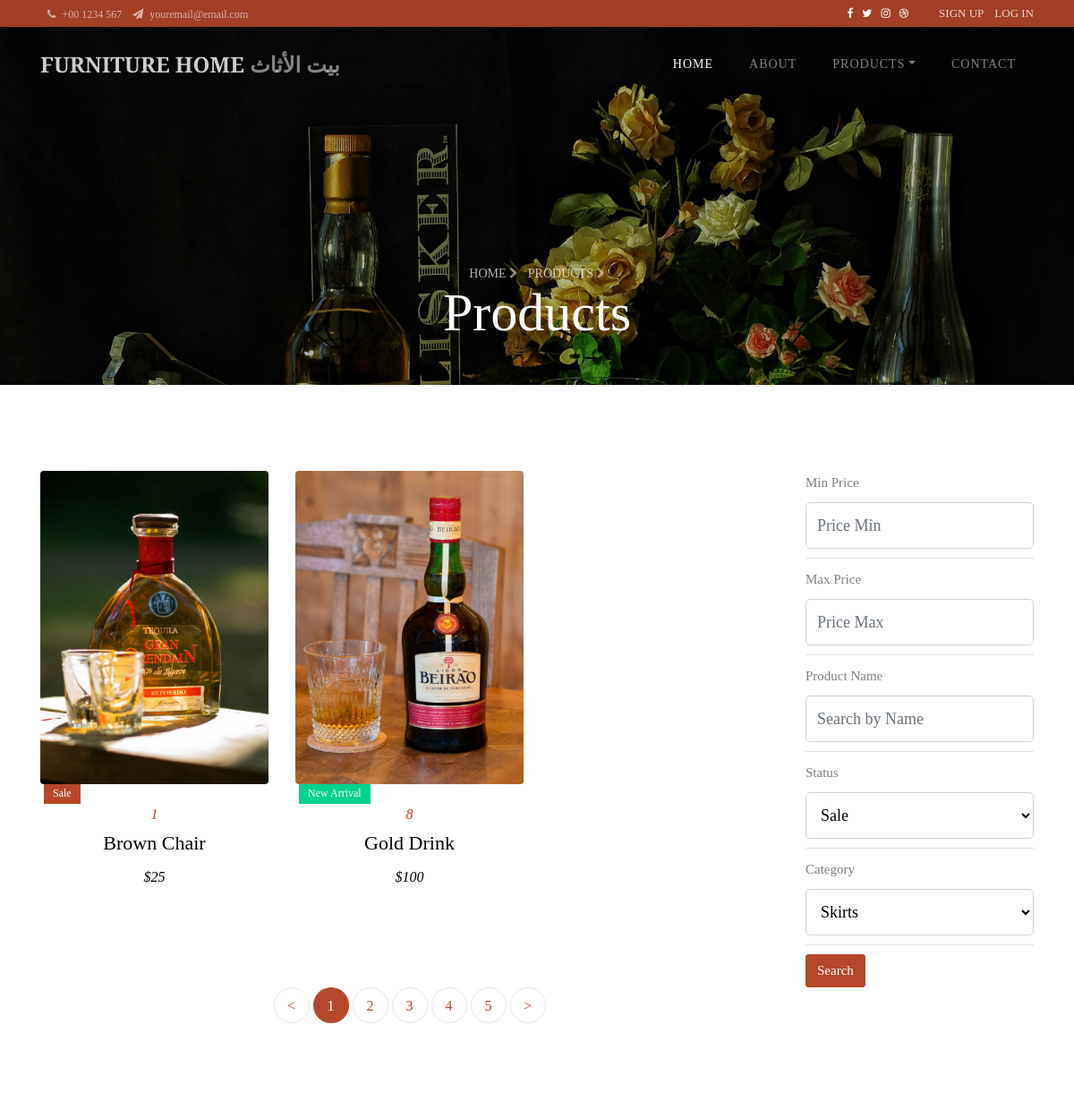
/store/products (upper part), run on an earlier commit of the app's database.
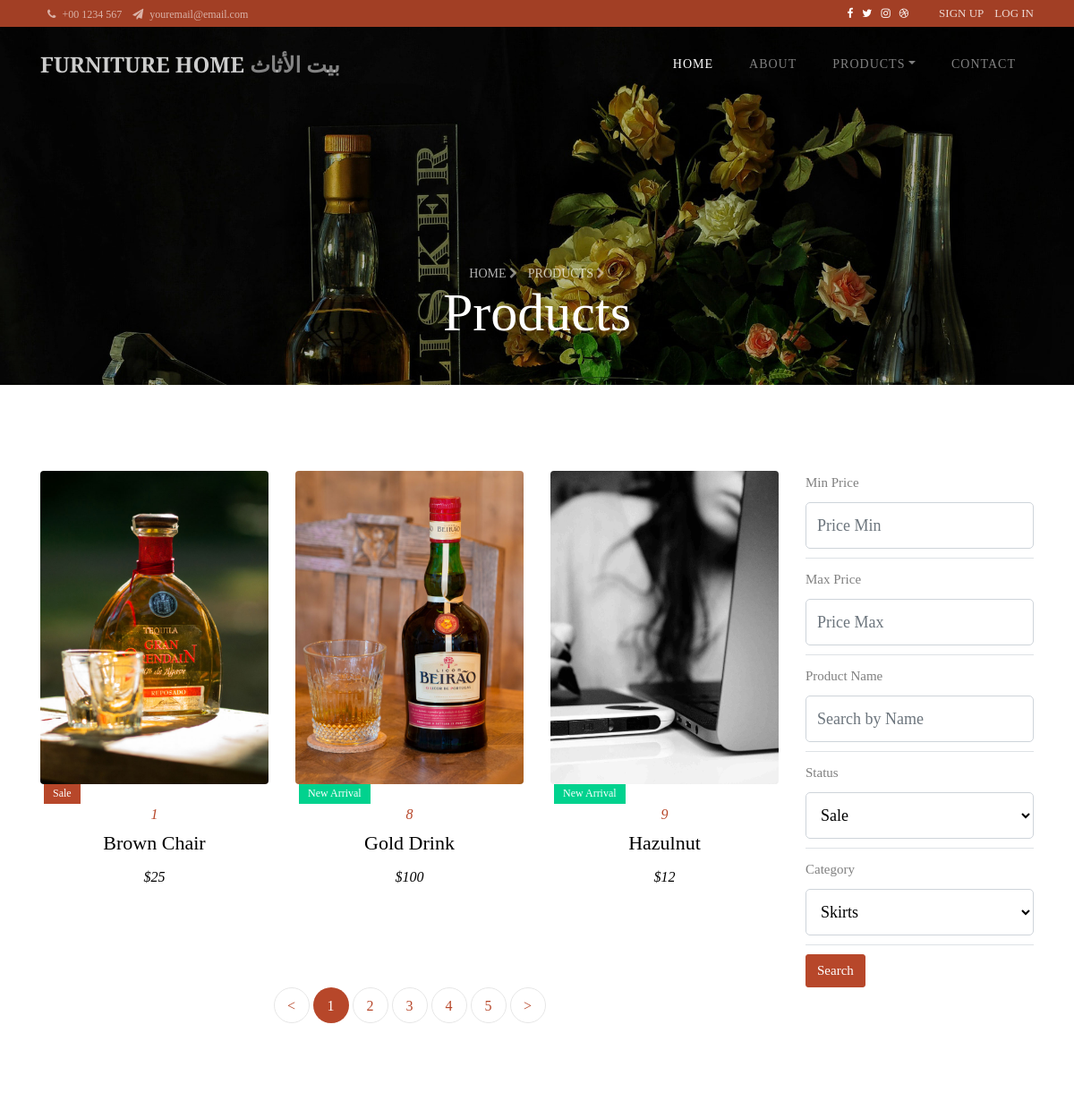
And on a later commit of the database.
### store/models.py (models this page shows, shortened)
class Products(models.Model):
    STATUS_CHOICES = (
        (1, 'sale'),
        (2, 'new arrival'),
        (3, 'best seller'),
    )
    CATEGORY_CHOICES = (
        (1, 'Skirts'),
        (2, 'Panatlon'),
        (3, 'T-shirt'),
        (4, 'SweatShirt'),
        (5, 'pullover'),
    )
    category = models.SmallIntegerField(null=True, blank=True, choices=CATEGORY_CHOICES)
    name = models.CharField(max_length=255, null=True)
    price = models.IntegerField(null=True)
    quantity = models.IntegerField(null=True)
    image = models.ImageField(max_length=100, null=True)
    status = models.SmallIntegerField(null=True, blank=True, choices=STATUS_CHOICES)

### store/views.py (the view)
# urls.py: path('products', views.search_products, name='search-product'),
def search_products(request):
    products = models.Products.objects.all()
    prod_filter = fiters.ProductsFilter(request.GET, queryset=products)
    prods = prod_filter.qs
    context = {"products": prods, "myfilter": prod_filter}
    return render(request, 'store/products.html', context=context)

### store/templates/store/products.html (shortened to what this page needs)
{% extends 'main.html' %}
{% load static %}
{% block body %}
    <section class="hero-wrap hero-wrap-2" style="background-image: url('../../../static/images/bg_2.jpg');"
             data-stellar-background-ratio="0.5">
        <div class="overlay"></div>
        <div class="container">
            <div class="row no-gutters slider-text align-items-end justify-content-center">
                <div class="col-md-9 ftco-animate mb-5 text-center">
                    <p class="breadcrumbs mb-0"><span class="mr-2"><a href="{% url 'home_page' %}">Home <i
                            class="fa fa-chevron-right"></i></a></span> <span>Products <i
                            class="fa fa-chevron-right"></i></span></p>
                    <h2 class="mb-0 bread">Products</h2>
                </div>
            </div>
        </div>
    </section>
    <section class="ftco-section">
        <div class="container">
            <div class="row">
                <div class="col-md-9">
                    <div class="row">
                        {% for product in products %}
                            <div class="col-md-4 d-flex">
                                <div class="product ftco-animate">
                                    <div class="img d-flex align-items-center justify-content-center"
                                         style="background-image: url('{{ product.image.url }}');">
                                    </div>
                                    <div class="text text-center">
                                        {% if product.status == 1 %}
                                            <span class="sale">Sale</span>
                                        {% elif product.status == 2 %}
                                            <span class="new">New Arrival</span>
                                        {% else %}
                                            <span class="seller">Best Seller</span>
                                        {% endif %}
                                        <span class="category">{{ product.quantity }}</span>
                                        <h2>{{ product.name }}</h2>
                                        <span class="price">${{ product.price }}</span>
                                    </div>
                                </div>
                            </div>
                        {% endfor %}
                    </div>
                    <div class="row mt-5">
                        <div class="col text-center">
                            <div class="block-27">
                                <ul>
                                    <li><a href="#">&lt;</a></li>
                                    <li class="active"><span>1</span></li>
                                    <li><a href="#">2</a></li>
                                    <li><a href="#">3</a></li>
                                    <li><a href="#">4</a></li>
                                    <li><a href="#">5</a></li>
                                    <li><a href="#">&gt;</a></li>
                                </ul>
                            </div>
                        </div>
                    </div>
                </div>
                <div class="col-md-3">
                    <div class="sidebar-box ftco-animate">
                        <div class="categories">
                            <form>
                                <ul class="p-0">
                                    <li>
                                        <div class="form-group">
                                            <label class="label" for="id_price_0">Min Price</label>
                                            <input type="number" class="form-control" name="price_min " id="id_price_0"
                                                   placeholder="Price Min">
                                        </div>
                                    </li>
                                    <li>
                                        <div class="form-group">
                                            <label class="label" for="id_price_1">Max Price</label>
                                            <input type="number" class="form-control" name="price_max " id="id_price_1"
                                                   placeholder="Price Max">
                                        </div>
                                    </li>
                                    <li>
                                        <div class="form-group">
                                            <label class="label" for="id_price_0">Product Name</label>
                                            <input type="text" class="form-control" name="name " id="id_name"
                                                   placeholder="Search by Name">
                                        </div>
                                    </li>
                                    <li>
                                        <div class="form-group">
                                            <label class="label" for="id_status">Status</label>
                                            <select class="form-control" id="id_status" name="status">
                                                <option value="1">Sale</option>
                                            </select>
                                        </div>
                                    </li>
                                    <li>
                                        <div class="form-group">
                                            <label class="label" for="id_category">Category</label>
                                            <select class="form-control" id="id_category" name="category">
                                                <option value="1">Skirts</option>
                                            </select>
                                        </div>
                                    </li>
                                    <li>
                                        <div class="form-group">
                                            <input type="submit" value="Search" class="btn btn-primary">
                                        </div>
                                    </li>
                                </ul>
                            </form>
                        </div>
                    </div>
                </div>
            </div>
        </div>
    </section>
{% endblock body %}

### templates/main.html (shortened to what this page needs)
<!DOCTYPE html>
{% load static %}
<html lang="en">
<head>
    <link rel="stylesheet" href="https://stackpath.bootstrapcdn.com/font-awesome/4.7.0/css/font-awesome.min.css">
    <link rel="stylesheet" href="{% static 'css/animate.css' %}">
    <link rel="stylesheet" href="{% static 'css/owl.carousel.min.css' %}">
    <link rel="stylesheet" href="{% static 'css/owl.theme.default.min.css' %}">
    <link rel="stylesheet" href="{% static 'css/magnific-popup.css' %}">
    <link rel="stylesheet" href="{% static 'css/flaticon.css' %}">
    <link rel="stylesheet" href="{% static 'css/style.css' %}">
</head>
<body>
{% include 'header.html' %}
{% block body %}
{% endblock body %}
</body>
</html>

### templates/header.html (shortened to what this page needs)
{% load static %}
<div class="wrap">
    <div class="container">
        <div class="row">
            <div class="col-md-6 d-flex align-items-center">
                <p class="mb-0 phone pl-md-2">
                    <a href="#" class="mr-2"><span class="fa fa-phone mr-1"></span> +00 1234 567</a>
                    <a href="#"><span class="fa fa-paper-plane mr-1"></span> youremail@email.com</a>
                </p>
            </div>
            <div class="col-md-6 d-flex justify-content-md-end">
                <div class="social-media mr-4">
                    <p class="mb-0 d-flex">
                        <a href="#" class="d-flex align-items-center justify-content-center"><span class="fa fa-facebook"><i class="sr-only">Facebook</i></span></a>
                        <a href="#" class="d-flex align-items-center justify-content-center"><span class="fa fa-twitter"><i class="sr-only">Twitter</i></span></a>
                        <a href="#" class="d-flex align-items-center justify-content-center"><span class="fa fa-instagram"><i class="sr-only">Instagram</i></span></a>
                        <a href="#" class="d-flex align-items-center justify-content-center"><span class="fa fa-dribbble"><i class="sr-only">Dribbble</i></span></a>
                    </p>
                </div>
                <div class="reg">
                    {% if request.user.first_name %}
                        <p class="mb-0"><a href="{% url 'signup' %}" class="mr-2">Sign Up</a> <a href="{% url 'logout' %}">Log Out</a></p>
                    {% else %}
                        <p class="mb-0"><a href="{% url 'signup' %}" class="mr-2">Sign Up</a> <a href="{% url 'login' %}">Log In</a></p>
                    {% endif %}
                </div>
            </div>
        </div>
    </div>
</div>
<nav class="navbar navbar-expand-lg navbar-dark ftco_navbar bg-dark ftco-navbar-light" id="ftco-navbar">
    <div class="container">
        <a class="navbar-brand" href="{% url 'home_page' %}">Furniture Home   <span> بيت الأثاث</span></a>
        <div class="collapse navbar-collapse" id="ftco-nav">
            <ul class="navbar-nav ml-auto">
                <li class="nav-item active"><a href="{% url 'home_page' %}" class="nav-link">Home</a></li>
                <li class="nav-item"><a href="{% url 'about_page' %}" class="nav-link">About</a></li>
                <li class="nav-item dropdown">
                    <a class="nav-link dropdown-toggle" href="#" id="dropdown04" data-toggle="dropdown" aria-haspopup="true" aria-expanded="false">Products</a>
                </li>
                <li class="nav-item"><a href="{% url 'contact_page' %}" class="nav-link">Contact</a></li>
            </ul>
        </div>
    </div>
</nav>

### templates/footer.html (shortened to what this page needs)
{% load static %}

What changed in the data, as far as the page shows it:
added Products: image (picture), status "New Arrival", quantity "9", name "Hazulnut", price "12"
